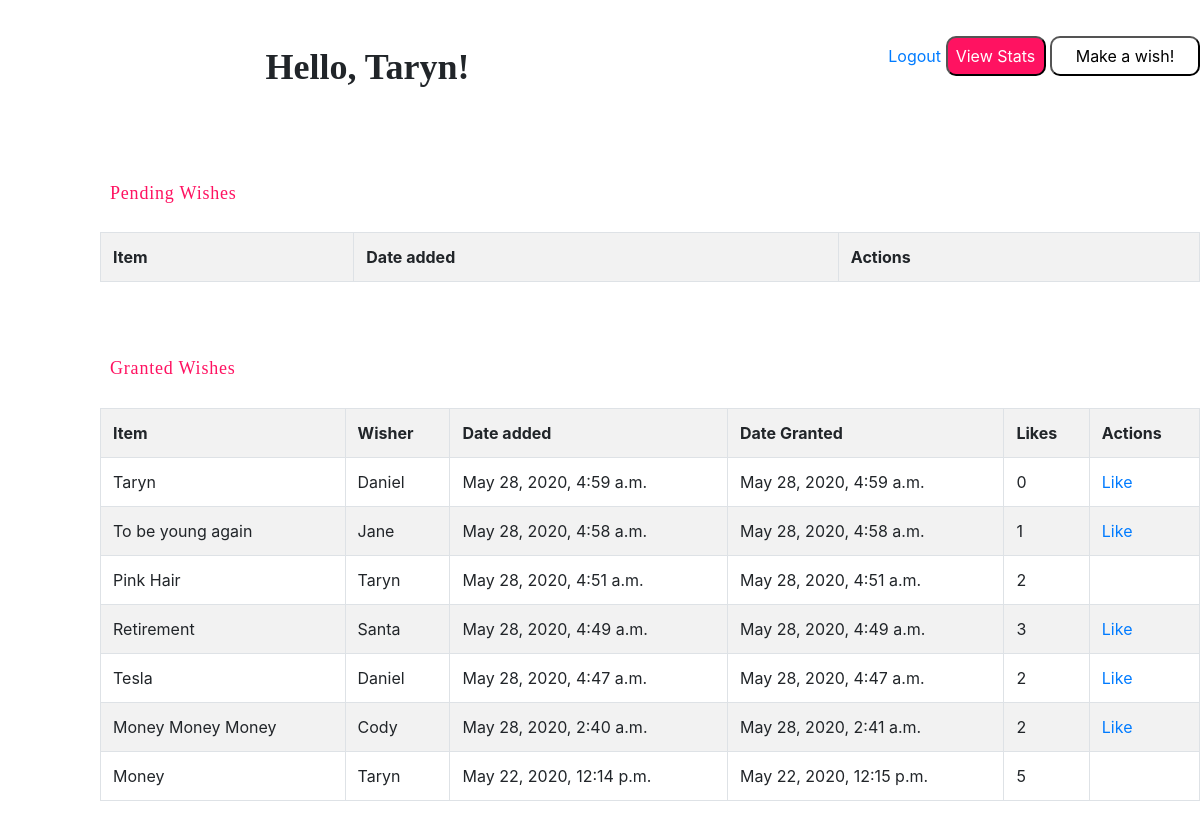
Page /wishes (signed in) on the committed database.
### app/models.py (models this page shows)
class Wish(models.Model):
    item = models.CharField(max_length=255)
    description = models.CharField(max_length=255)
    granted = models.BooleanField(default=False)
    user = models.ForeignKey(User, related_name="wish",
                             on_delete=models.CASCADE)
    created_at = models.DateTimeField(auto_now_add=True)
    updated_at = models.DateTimeField(auto_now=True)
    objects = WishManager()

class User(models.Model):
    first_name = models.CharField(max_length=255)
    last_name = models.CharField(max_length=255)
    email = models.CharField(max_length=255)
    password = models.CharField(max_length=255)
    created_at = models.DateTimeField(auto_now_add=True)
    updated_at = models.DateTimeField(auto_now=True)
    objects = UserManager()

### app/views.py (the view)
# urls.py: path("wishes", views.wishes),
def wishes(request):
    active_session = request.session.get("user_id")
    if active_session:
        user = User.objects.filter(id=active_session).first()
        granted_wishes = Wish.objects.filter(
            granted=True).order_by("-created_at")
        pending_wishes = Wish.objects.filter(
            granted=False, user=user).order_by("-created_at")
        likes = Like.objects.all()
        context = {
            "user": user,
            "granted_wishes": granted_wishes,
            "pending_wishes": pending_wishes,
            "likes": likes,
        }
        return render(request, "wishes.html", context)
    else:
        return redirect("/")

### app/templates/wishes.html (shortened to what this page needs)
<!DOCTYPE html>
<html lang="en">
<head>
    <link href="https://stackpath.bootstrapcdn.com/bootstrap/4.4.1/css/bootstrap.min.css" rel="stylesheet"> {% load static %}
    <link rel="stylesheet" href="{% static 'style.css' %}">
</head>
<body>
    <div class="container">
        <div class="row py-3">
            <div class="col pl-0">
                <h1 style="font-size: 36px; font-weight: bold; padding-top: 10px; margin-top: 20px;">Hello, {{request.session.user_name}}!</h1>
            </div>
            <div class="col text-right pr-0">
                <a href="logout">Logout</a>
                <a href="/wishes/stats"><button type="button" style="margin-top: 20px; width: 100px; height: 40px; background-color:#FF1261; color: white; border-radius: 10px;"> View Stats </button></a>
                <a href="/wishes/new"><button type="button" style="margin-top: 20px; width: 150px; height: 40px; background-color: white; color: black; border-radius: 10px;"> Make a wish! </button></a>
            </div>
        </div>
        <br><br>
        <div class="row">
            <p style="color: #FF1261; font-size: 18px;"> Pending Wishes </p>
            <table class="table table-striped table-bordered">
                <tr>
                    <th>Item</th>
                    <th>Date added</th>
                    <th>Actions</th>
                </tr>
            </table>
        </div>
        <br><br>
        <div class="row">
            <p style="color: #FF1261; font-size: 18px;"> Granted Wishes </p>
            <table class="table table-striped table-bordered">
                <tr>
                    <th>Item</th>
                    <th>Wisher</th>
                    <th>Date added</th>
                    <th>Date Granted</th>
                    <th>Likes</th>
                    <th>Actions</th>
                </tr>
                {%for g in granted_wishes%}
                <tr>
                    <td> {{g.item}} </td>
                    <td> {{g.user.first_name}} </td>
                    <td> {{g.created_at}} </td>
                    <td> {{g.updated_at}} </td>
                    <td> {{ g.likes.all.count }} </td>
                    <td> {% if user != g.user %} <a href="like/{{g.id}}"> Like </a> {% endif %} </td>
                </tr>
                {%endfor%}
            </table>
        </div>
    </div>
</body>
</html>

### app/static/style.css (style rules this page uses)
body { margin-left: 100px; }
h1, h2, h3, h4, h5 { text-align: center; padding: 10px; font-family: "avenir"; font-weight: 100; }
p { text-align: center; padding: 10px; font-family: "avenir"; font-weight: 100; font-size: 12px; letter-spacing: 0.8px; line-height: 1.4em; }
td { padding-right: 10px; font-size: 16px; }

### rows in the picture
Wish: item "Taryn", user.first_name "Daniel", created_at "May 28, 2020, 4:59 a.m.", updated_at "May 28, 2020, 4:59 a.m.", likes.all.count "0"
Wish: item "To be young again", user.first_name "Jane", created_at "May 28, 2020, 4:58 a.m.", updated_at "May 28, 2020, 4:58 a.m.", likes.all.count "1"
Wish: item "Pink Hair", user.first_name "Taryn", created_at "May 28, 2020, 4:51 a.m.", updated_at "May 28, 2020, 4:51 a.m.", likes.all.count "2"
Wish: item "Retirement", user.first_name "Santa", created_at "May 28, 2020, 4:49 a.m.", updated_at "May 28, 2020, 4:49 a.m.", likes.all.count "3"
Wish: item "Tesla", user.first_name "Daniel", created_at "May 28, 2020, 4:47 a.m.", updated_at "May 28, 2020, 4:47 a.m.", likes.all.count "2"
Wish: item "Money Money Money", user.first_name "Cody", created_at "May 28, 2020, 2:40 a.m.", updated_at "May 28, 2020, 2:41 a.m.", likes.all.count "2"
Wish: item "Money", user.first_name "Taryn", created_at "May 22, 2020, 12:14 p.m.", updated_at "May 22, 2020, 12:15 p.m.", likes.all.count "5"

### other values in the picture
{{ request.session.user_name }} "Taryn"
